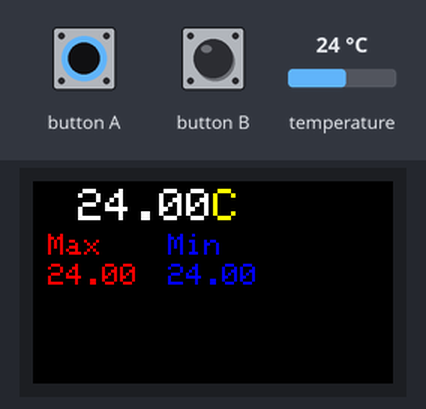
The sketch below on a simulated ESP32. On the bench: 240×135 colour display. The inputs (shaded band) are chosen by the test bench; at power-on: temperature 24 °C. Nothing arrives over Bluetooth unless stated; what the sketch prints to the serial monitor is not drawn.

3.1 s: button A pressed for 1 s
Above: at 4.0 s.
Timing chart, 0 to 6.1 s (numbered marks = the images above; inputs shaded):
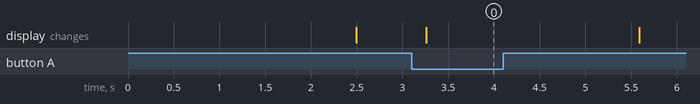

Measured:
- after the input at 3.1 s, the display: changes after 0.16 s (image 0)

The sketch:

Dallas_DS18B20_M5StickC_plus_v4.0.ino
```cpp
// Include the libraries we need
#include <OneWire.h>
#include <DallasTemperature.h>
#include <M5StickCPlus.h>
#include "BluetoothSerial.h"

// Data wire is plugged into port 32 on the M5stick
#define ONE_WIRE_BUS 32

// BT Parameters
#define BT_WAITTIME 30
#define BT_STARTFLAG 18
#define BT_ACK 19
#define BT_ABORD 27

BluetoothSerial SerialBT;

// Setup a oneWire instance to communicate with any OneWire devices (not just Maxim/Dallas temperature ICs)
OneWire oneWire(ONE_WIRE_BUS);

// Pass our oneWire reference to Dallas Temperature.
DallasTemperature sensors(&oneWire);

//VariablesMax y Min
float maxTemp =-100;
float minTemp=100;
unsigned long tiempo1 = 0;
unsigned long tiempo2 = 0;


void setup(void)
{
   M5.begin();
   sensors.begin();
   tiempo1 = millis();
   Serial.begin(115200);

   // BT Name
   SerialBT.begin("TerC_Plus");

}


void loop(void)
{
   sensors.requestTemperatures(); // Send the command to get temperatures
   float tempC = sensors.getTempCByIndex(0);

    // Maxima y Minima
    if (tempC>maxTemp){maxTemp = tempC;}
    if (tempC<minTemp){minTemp = tempC;}

    M5.update();  // Lectura de estado pulsadores
    if (M5.BtnA.wasPressed()) {  // Boton A
      M5.Lcd.writecommand(ST7789_DISPON);
      M5.Axp.ScreenBreath(9); // Brillo de pantalla
      tiempo1 = millis();
    }

     if (M5.BtnB.wasPressed()) {  // Boton B
       maxTemp = tempC;
       minTemp = tempC;
    }
  tiempo2 = millis();
  if(tiempo2 > (tiempo1+2000)){  //Si ha pasado 5 segundo ejecuta el IF
  tiempo1 = millis();

  // Check if reading was successful
  if(tempC != DEVICE_DISCONNECTED_C)
  {
    // Temperatura Actual
    M5.Lcd.writecommand(ST7789_DISPOFF);
    M5.Axp.ScreenBreath(0); // Brillo de pantalla
    M5.Lcd.setRotation(3);
    M5.Lcd.fillScreen(BLACK);
    M5.Lcd.setCursor(30, 5);
    M5.Lcd.setTextColor(WHITE);
    M5.Lcd.setTextSize(3);
    M5.Lcd.println(tempC);
    M5.Lcd.setCursor(120, 5);
    M5.Lcd.setTextColor(YELLOW);
    M5.Lcd.println("C");


    // Max display
    M5.Lcd.setTextColor(RED);
    M5.Lcd.setTextSize(2);
    M5.Lcd.setCursor(10, 35);
    M5.Lcd.println("Max");
    M5.Lcd.setCursor(10, 55);
    M5.Lcd.println(maxTemp);

    // Min display
    M5.Lcd.setTextColor(BLUE);
    M5.Lcd.setTextSize(2);
    M5.Lcd.setCursor(90, 35);
    M5.Lcd.println("Min");
    M5.Lcd.setCursor(90, 55);
    M5.Lcd.println(minTemp);

    Serial.println(tempC);
    SerialBT.print(" Real ");
    SerialBT.print(tempC);
    SerialBT.print(" Max ");
    SerialBT.print(maxTemp);
    SerialBT.print(" Min ");
    SerialBT.println(minTemp);


  }
  else
  {

    M5.Lcd.setRotation(3);
    M5.Lcd.fillScreen(BLACK);
    M5.Lcd.setCursor(30, 5);
    M5.Lcd.setTextColor(YELLOW);
    M5.Lcd.setTextSize(3);
    M5.Lcd.println("Sonda");
  }
   }
  /* cambio luminosidad Pantalla*/


}
```
